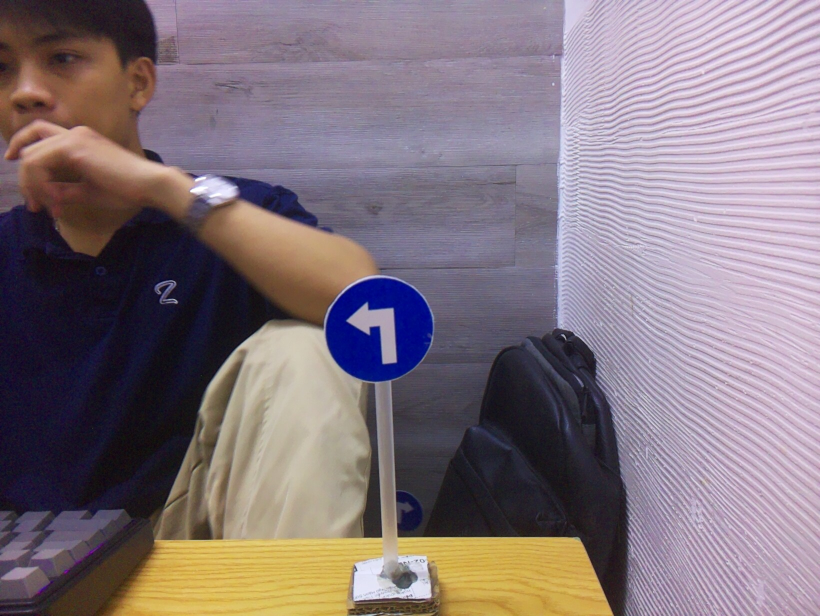
#> input picture test_full_hd.jpg, 1640 x 1232 px (shown at 1/2 size)
$ python test_lane_optimized.py
#> lines starting #> are read from the running program, lines starting #| are printed output that depends on the picture; after the words box and inside, x2 and y2 are one past the last pixel; in counts of white or black regions, pixels touching at a corner belong together
#> the answer given: 1
#> in run_calibration, frame is the input picture: shape (1232, 1640, 3); mean B, G, R 124.1, 116.9, 130.8
#| 📸 Ảnh gốc: 1640x1232
### perception/lane_detector.py
"""
Lane Detection Module - FIXED for 1640x1232 → 640x480 resize
OPTIMIZED for BLACK LINES on WHITE BACKGROUND
Designed for: 38cm lane width, 15cm robot width, black tape lines
Camera: Raspberry Pi Camera Module 2
"""

import cv2
import numpy as np


# [348 lines left out: functions detect_line, detect_line_black_adaptive, not called in this run]


def calibrate_lane_width(frame, show_result=False):
    """
    Calibration tool - Đo 38cm lane thành pixels
    Đã sửa: KHÔNG dùng cv2.imshow() (không có màn hình)
    """
#> called with show_result = False
    # Resize về 640x480 nếu cần
    if frame.shape[1] != 640:
        frame = cv2.resize(frame, (640, 480), interpolation=cv2.INTER_AREA)
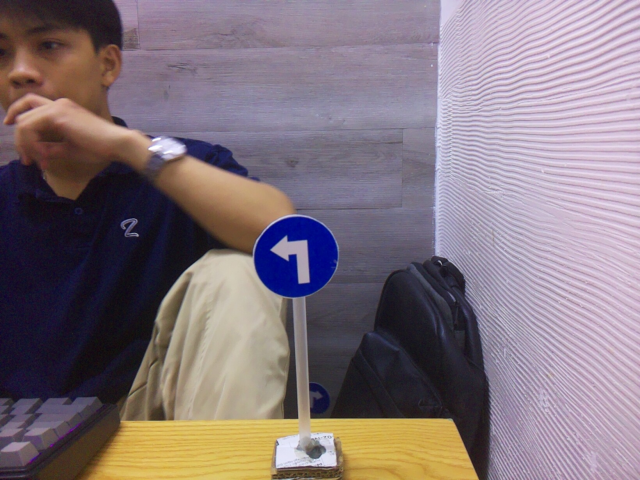
#> frame: shape (480, 640, 3); mean of channels 0, 1, 2 124.1, 116.9, 130.8; drawn as B, G, R

    height, width = frame.shape[:2]
#> height = 480; width = 640

    gray = cv2.cvtColor(frame, cv2.COLOR_BGR2GRAY)
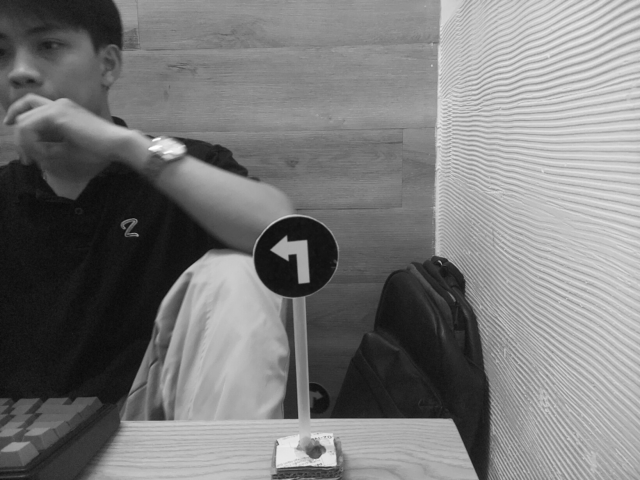
#> gray: shape (480, 640); min 8, max 254, mean 121.9
    gray_inv = cv2.bitwise_not(gray)
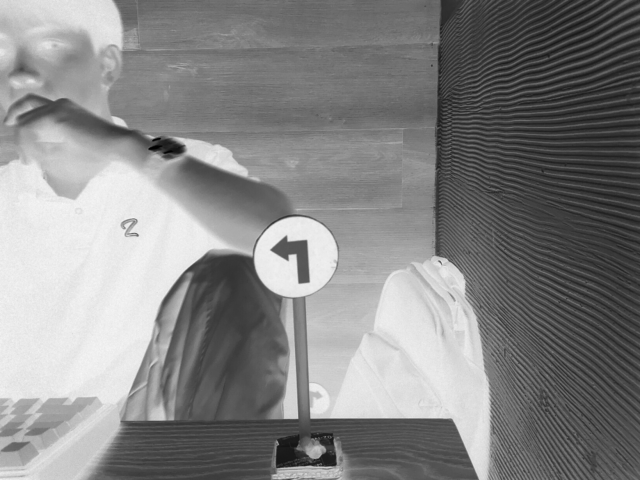
#> gray_inv: shape (480, 640); min 1, max 247, mean 133.1
    edges = cv2.Canny(gray_inv, 40, 120)
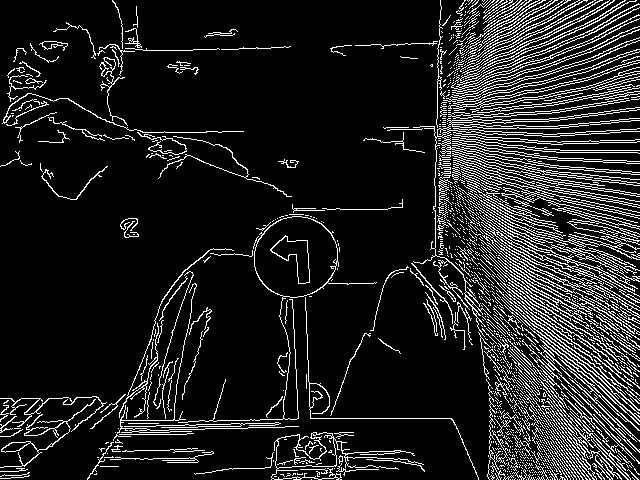
#> edges: shape (480, 640); 12.8% white in thin lines or dots

    # Chỉ xét 20% đáy ảnh
    edges[:int(height * 0.8), :] = 0
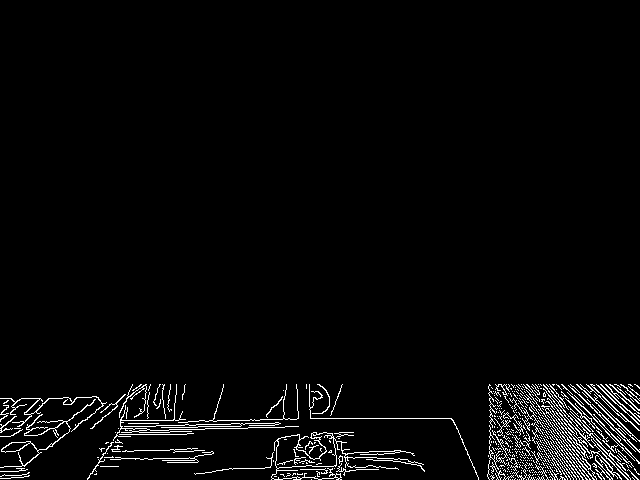
#> edges: shape (480, 640); 3.1% white in thin lines or dots, all inside (x1, y1, x2, y2) = (0, 384, 640, 480)

    # Tìm đường thẳng
    lines = cv2.HoughLinesP(edges, 1, np.pi/180, 25, minLineLength=35, maxLineGap=20)
#> lines = 209 rows, first 6: [102, 457, 158, 458], [82, 409, 240, 428], [491, 418, 637, 418], [473, 466, 630, 479], [467, 454, 634, 457], [120, 424, 310, 417]

    frame_calib = frame.copy()

    if lines is not None:
        # Vẽ tất cả lines
        for line in lines:
            x1, y1, x2, y2 = line[0]
            cv2.line(frame_calib, (x1, y1), (x2, y2), (0, 255, 0), 2)
#> this loop made 209 passes
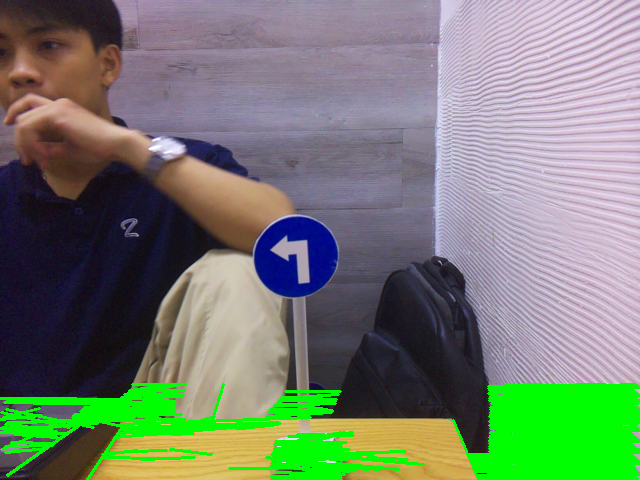
#> frame_calib: shape (480, 640, 3); 9.51% of pixels changed, all inside (x1, y1, x2, y2) = (0, 383, 640, 480); drawn as B, G, R

        # Tìm x min và max
        x_coords = []
        for line in lines:
            x1, y1, x2, y2 = line[0]
            x_coords.extend([x1, x2])
#> after the loop, x_coords = 418 values, max 639 at index 19, min 0 at index 36, mean 384.8

        if x_coords:
            left_x = min(x_coords)
#> left_x = 0
            right_x = max(x_coords)
#> right_x = 639
            lane_width_pixels = right_x - left_x
#> lane_width_pixels = 639

            cv2.circle(frame_calib, (left_x, height - 10), 10, (0, 255, 0), -1)
            cv2.circle(frame_calib, (right_x, height - 10), 10, (255, 0, 0), -1)
            cv2.line(frame_calib, (left_x, height - 30),
                     (right_x, height - 30), (255, 255, 0), 3)

            cv2.putText(frame_calib, f"Lane: {lane_width_pixels}px = 38cm",
                        (10, 40), cv2.FONT_HERSHEY_SIMPLEX, 0.8, (0, 255, 255), 2)
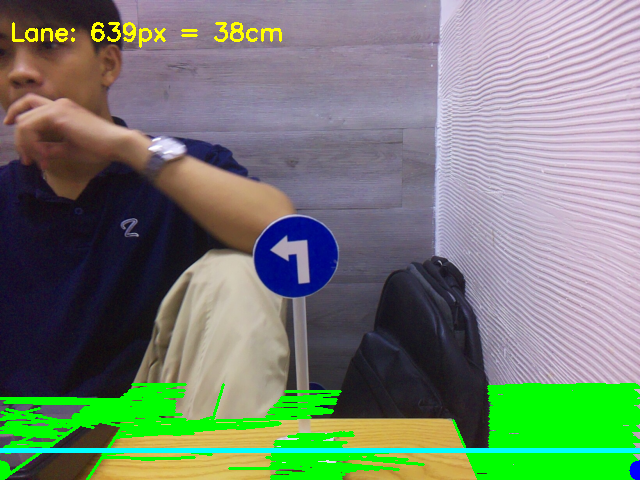
#> frame_calib: shape (480, 640, 3); mean of channels 0, 1, 2 113, 129.6, 116; drawn as B, G, R

            # LƯU ẢNH thay vì hiển thị
            cv2.imwrite("calibration_result.jpg", frame_calib)

            print(f"\n{'='*60}")
            print(f"✅ CALIBRATION THÀNH CÔNG:")
            print(f"  Lane Width (Real):  38 cm")
            print(f"  Lane Width (Pixel): {lane_width_pixels} px")
#|   Lane Width (Pixel): 639 px
            print(f"  Scale Factor:       {38 / lane_width_pixels:.4f} cm/px")
#|   Scale Factor:       0.0595 cm/px
            print(f"  📸 Đã lưu: calibration_result.jpg")
            print(f"{'='*60}\n")
            print(f"⚠️  CẬP NHẬT NGAY:")
            print(f"  Sửa dòng 53 trong lane_detector.py:")
            print(f"  LANE_WIDTH_PIXELS = {lane_width_pixels}")
#|   LANE_WIDTH_PIXELS = 639
            print(f"{'='*60}\n")

            return lane_width_pixels

    print("❌ Không tìm thấy 2 vạch để calibrate!")
    print("💡 Kiểm tra:")
    print("  - Xe có đang ở giữa lane không?")
    print("  - Vạch đen có rõ ràng trên nền trắng không?")
    print("  - Ánh sáng có đủ không?")
    return None

### utils/config_loader.py
"""
Configuration loader utilities
"""

import yaml
from pathlib import Path
from typing import Dict, Any


def load_config(config_path: str) -> Dict[str, Any]:
    """
    Load YAML configuration file

    Args:
        config_path: Path to config file

    Returns:
        Configuration dictionary

    Raises:
        FileNotFoundError: If config file doesn't exist
        yaml.YAMLError: If config file is invalid
    """
    path = Path(config_path)

    if not path.exists():
        raise FileNotFoundError(f"Configuration file not found: {config_path}")

    with open(path, 'r', encoding='utf-8') as f:
        config = yaml.safe_load(f)

    return config


# [13 lines left out: function save_config, not called in this run]

### test_lane_optimized.py
"""
Test Lane Detection - FIXED VERSION
- Hỗ trợ resolution 1640x1232 (tự động resize về 640x480)
- KHÔNG dùng cv2.imshow() (không có màn hình ngoài)
- Lưu tất cả kết quả ra file ảnh
"""
import numpy as np

import cv2
import os
import sys
import yaml

sys.path.append(os.getcwd())

try:
    from perception.lane_detector import (
        detect_line,
        detect_line_black_adaptive,
        calibrate_lane_width
    )
    from utils.config_loader import load_config
    print("✅ Import thành công!")
except ImportError as e:
    print(f"❌ Lỗi Import: {e}")
    sys.exit(1)


# ============================================================
# BƯỚC 1: CALIBRATION
# ============================================================
def run_calibration(test_file='test_full_hd.jpg'):
    """
    Calibration - Đo 38cm = ? pixels
    Quan trọng: PHẢI chạy trước khi test!
    """
    print("\n" + "="*70)
    print("🔧 BƯỚC 1: CALIBRATION - Đo độ rộng lane")
    print("="*70)

    if not os.path.exists(test_file):
        print(f"❌ Không tìm thấy: {test_file}")
        print(f"💡 Hãy chụp ảnh test bằng capture.py trước!")
        return None

    frame = cv2.imread(test_file)
    if frame is None:
        print(f"❌ Không đọc được: {test_file}")
        return None

    print(f"📸 Ảnh gốc: {frame.shape[1]}x{frame.shape[0]}")
    print(f"🔄 Sẽ tự động resize về 640x480 để xử lý...")

    # Hàm calibrate_lane_width() sẽ tự động resize
    lane_width_px = calibrate_lane_width(frame, show_result=False)
#> lane_width_px = 639

    return lane_width_px


# ============================================================
# BƯỚC 2: TEST ẢNH TĨNH - SO SÁNH 2 PHƯƠNG PHÁP
# ============================================================
# [222 lines left out: functions run_tests, test_realtime_camera, quick_diagnostic, not called in this run]


# ============================================================
# MAIN
# ============================================================
if __name__ == "__main__":
    print("\n" + "="*70)
    print("🚗 CHƯƠNG TRÌNH TEST LANE DETECTION (No Display Version)")
    print("   Tối ưu cho: Vạch ĐEN trên nền TRẮNG (bìa trắng)")
    print("   Resolution: 1640x1232 → Auto resize 640x480")
    print("   Không dùng cv2.imshow() (không có màn hình ngoài)")
    print("="*70)

    # Load config
    try:
        config_full = load_config('config/hardware_config.yaml')
        lane_config = config_full.get('ai', {}).get('lane_detection', {})
        print("✅ Đã tải config")
    except:
        print("⚠️  Dùng config mặc định")
        lane_config = None

    # Test files
    test_files = [
        'test_full_hd.jpg',
        'road_curve_left.jpg',
        'road_curve_right.jpg'
    ]

    # Menu
    print("\n📋 Chọn chế độ test:")
    print("  1. CALIBRATION - Đo lane width (⚠️ BẮT BUỘC chạy trước!)")
    print("  2. TEST ẢNH TĨNH - So sánh Hough vs Adaptive")
    print("  3. TEST REAL-TIME - Camera (Lưu ảnh, không hiển thị)")
    print("  4. TẤT CẢ (Khuyến nghị)")
    print("  5. CHẨN ĐOÁN NHANH - Kiểm tra 1 ảnh chi tiết")

    choice = input("\n👉 Nhập lựa chọn (1-5): ").strip()

    if choice == '1':
        # CALIBRATION
        run_calibration('test_full_hd.jpg')

    elif choice == '2':
        # TEST ẢNH TĨNH
        run_tests(test_files, lane_config)
        print("\n✅ Hoàn tất! Kiểm tra file debug_*.jpg")

    elif choice == '3':
        # TEST REAL-TIME
        num_frames = int(input("Số frames cần test (mặc định 50): ") or "50")
        test_realtime_camera(num_frames)

    elif choice == '4':
        # TẤT CẢ
        print("\n🚀 Chạy quy trình đầy đủ...\n")

        # Step 1: Calibration
        lane_width_px = run_calibration('test_full_hd.jpg')

        if lane_width_px:
            input("\n✅ Calibration xong. Nhấn Enter tiếp tục...")
        else:
            print("⚠️  Calibration thất bại, nhưng vẫn tiếp tục test...")

        # Step 2: Test ảnh tĩnh
        run_tests(test_files, lane_config)

        print("\n✅ Test ảnh tĩnh xong!")

        # Step 3: Test real-time
        do_realtime = input("\nTest real-time với camera? (y/n): ")
        if do_realtime.lower() == 'y':
            num_frames = int(input("Số frames (mặc định 50): ") or "50")
            test_realtime_camera(num_frames)

    elif choice == '5':
        # CHẨN ĐOÁN
        image = input("Nhập tên file ảnh (mặc định test_full_hd.jpg): ").strip()
        if not image:
            image = 'test_full_hd.jpg'
        quick_diagnostic(image)

    else:
        print("❌ Lựa chọn không hợp lệ!")

    print("\n" + "="*70)
    print("✅ KẾT THÚC")
    print("="*70)
